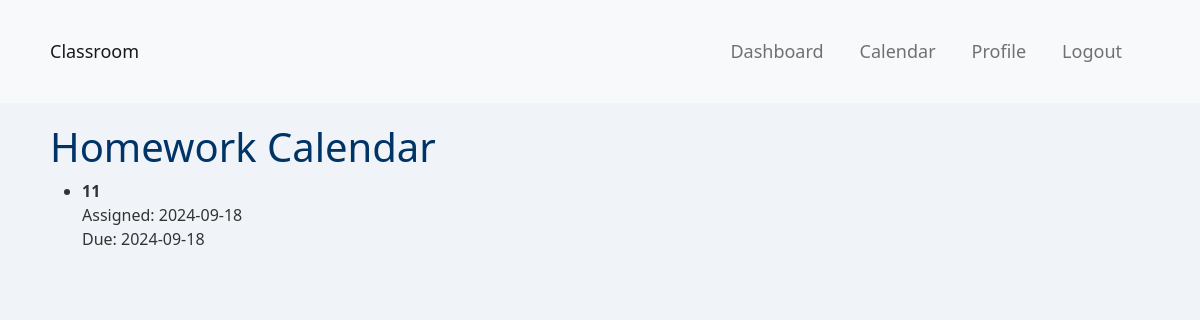
/calendar/ (signed in), run on an earlier commit of the app's database.
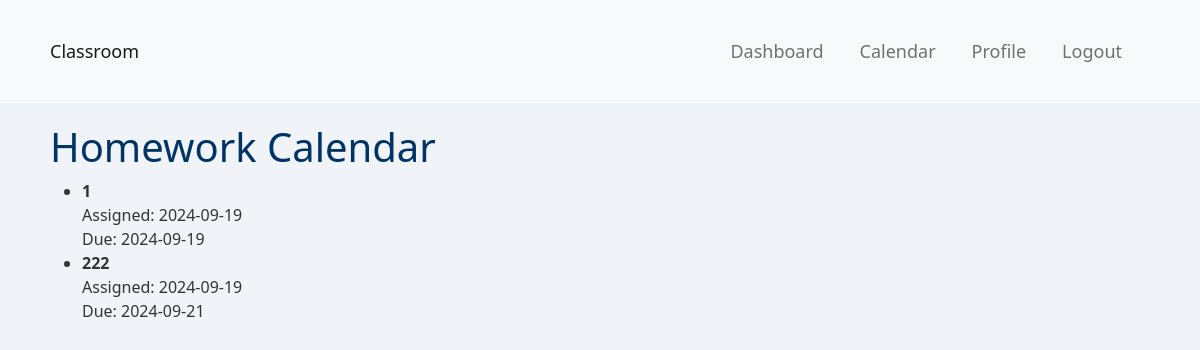
And on a later commit of the database.
### polls/models.py (models this page shows, shortened)
class Homework(models.Model):
    title = models.CharField(max_length=200)
    description = models.TextField()
    assigned_date = models.DateField(default=timezone.now)
    due_date = models.DateField()
    file = models.FileField(upload_to='homework_files/', null=True, blank=True)
    teacher = models.ForeignKey(settings.AUTH_USER_MODEL, on_delete=models.CASCADE, related_name='homeworks')
    students = models.ManyToManyField(settings.AUTH_USER_MODEL, related_name='homework_assigned')  # Link to students

### polls/views.py (the view)
# urls.py: path('calendar/', polls.views.homework_calendar_view, name='homework_calendar'),
@login_required
def homework_calendar_view(request):
    if request.user.is_teacher:
        homeworks = Homework.objects.filter(teacher=request.user)
    elif request.user.is_student:
        homeworks = Homework.objects.filter(students=request.user)
    else:
        homeworks = []
    context = {
        'homeworks': homeworks,  # Pass homeworks to the template
    }
    return render(request, 'homework_calendar.html', context)

### templates/homework_calendar.html (shortened to what this page needs)
{% extends 'base.html' %}
{% block content %}
<h1>Homework Calendar</h1>
<ul>
    {% for homework in homeworks %}
    <li>
        <strong>{{ homework.title }}</strong><br>
        Assigned: {{ homework.assigned_date|date:"Y-m-d" }}<br>
        Due: {{ homework.due_date|date:"Y-m-d" }}<br>
    </li>
    {% endfor %}
</ul>
<link href="https://cdn.jsdelivr.net/npm/fullcalendar@5.9.0/main.min.css" rel="stylesheet">
{% endblock %}

What changed in the data, as far as the page shows it:
removed Homework: title "11", assigned_date "2024-09-18", due_date "2024-09-18"
added Homework: title "1", assigned_date "2024-09-19", due_date "2024-09-19"
added Homework: title "222", assigned_date "2024-09-19", due_date "2024-09-21"
